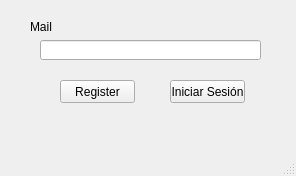
<?xml version="1.0" encoding="UTF-8"?>
<ui version="4.0">
 <class>Login</class>
 <widget class="QMainWindow" name="Login">
  <property name="geometry">
   <rect>
    <x>0</x>
    <y>0</y>
    <width>296</width>
    <height>176</height>
   </rect>
  </property>
  <property name="windowTitle">
   <string>MainWindow</string>
  </property>
  <widget class="QWidget" name="centralwidget">
   <widget class="QLineEdit" name="Mail">
    <property name="geometry">
     <rect>
      <x>40</x>
      <y>40</y>
      <width>221</width>
      <height>20</height>
     </rect>
    </property>
   </widget>
   <widget class="QPushButton" name="RegisterButton">
    <property name="geometry">
     <rect>
      <x>60</x>
      <y>80</y>
      <width>75</width>
      <height>23</height>
     </rect>
    </property>
    <property name="text">
     <string>Register</string>
    </property>
   </widget>
   <widget class="QPushButton" name="InicioSesionButton">
    <property name="geometry">
     <rect>
      <x>170</x>
      <y>80</y>
      <width>75</width>
      <height>23</height>
     </rect>
    </property>
    <property name="text">
     <string>Iniciar Sesión</string>
    </property>
   </widget>
   <widget class="QLabel" name="label">
    <property name="geometry">
     <rect>
      <x>30</x>
      <y>20</y>
      <width>47</width>
      <height>13</height>
     </rect>
    </property>
    <property name="text">
     <string>Mail</string>
    </property>
   </widget>
  </widget>
  <widget class="QMenuBar" name="menubar">
   <property name="geometry">
    <rect>
     <x>0</x>
     <y>0</y>
     <width>296</width>
     <height>21</height>
    </rect>
   </property>
  </widget>
  <widget class="QStatusBar" name="statusbar"/>
 </widget>
 <resources/>
 <connections/>
</ui>
